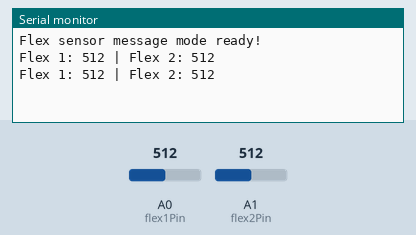
The sketch below on a simulated Arduino Uno, built with avr-gcc and run on an emulated ATmega328P. Parts: the last lines printed to the serial monitor. The test bench sets the inputs (shaded band); at power-on: A0 (flex1Pin) = 512, A1 (flex2Pin) = 512.

Above: at 1.8 s.
1.9 s: A0 (flex1Pin) set to 937
At 2.7 s:
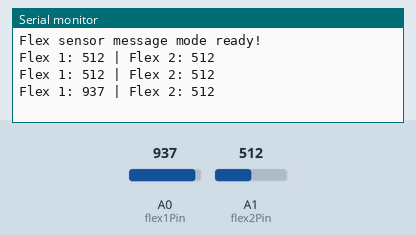
3.4 s: A0 (flex1Pin) set to 964
At 5.3 s:
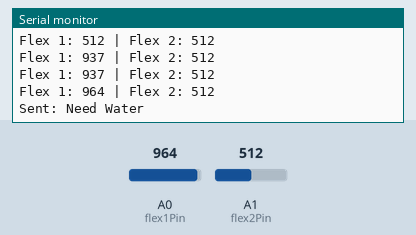
7.0 s: A1 (flex2Pin) set to 937
At 8.4 s:
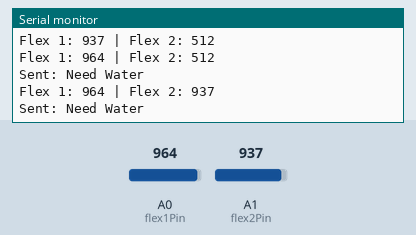
8.5 s: A1 (flex2Pin) set to 960
At 13.5 s:
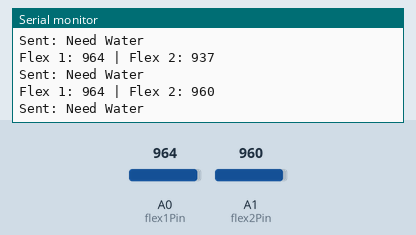
Timing chart, 0 to 14.5 s (numbered marks = the images above; inputs shaded):
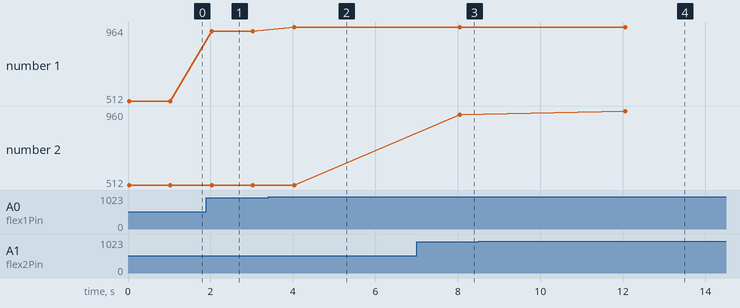

The sketch:

smtglove.ino
```cpp
#include <SoftwareSerial.h>

SoftwareSerial BTSerial(10, 11); // RX, TX for HC-05

const int flex1Pin = A0; // Flex sensor 1
const int flex2Pin = A1; // Flex sensor 2

const int flexThreshold = 950; // Updated threshold

void setup() {
  Serial.begin(9600);
  BTSerial.begin(9600);

  Serial.println("Flex sensor message mode ready!");
  BTSerial.println("Bluetooth connected.");
}

void loop() {
  int flex1Value = analogRead(flex1Pin);
  int flex2Value = analogRead(flex2Pin);

  // Print values to Serial Monitor (for testing)
  Serial.print("Flex 1: ");
  Serial.print(flex1Value);
  Serial.print(" | Flex 2: ");
  Serial.println(flex2Value);

  // If Flex 1 is bent beyond threshold
  if (flex1Value > flexThreshold) {
    BTSerial.println("Need Water");
    Serial.println("Sent: Need Water");
    delay(3000); // debounce delay
  }

  // If Flex 2 is bent beyond threshold
  if (flex2Value > flexThreshold) {
    BTSerial.println("Good Morning");
    Serial.println("Sent: Good Morning");
    delay(3000); // debounce delay
  }

  delay(1000); // sampling delay
}
```

Measured:
- the behaviour switches between 950 and 951 on A0 (flex1Pin) (found by bisection; images 1 and 2)
- after the input at 1.9 s, the serial monitor: prints a new line after 0.13 s (image 1)
- after the input at 3.4 s, the serial monitor: prints a new line after 0.63 s (image 2)
- after the input at 7.0 s, the serial monitor: prints a new line after 1.0 s (image 3)
- after the input at 8.5 s, the serial monitor: prints a new line after 3.6 s (image 4)
- plotted number 1: 512 → 937 after the input at 1.9 s, 937 → 964 after the input at 3.4 s
- plotted number 2: 512 → 937 after the input at 7.0 s, 937 → 960 after the input at 8.5 s
